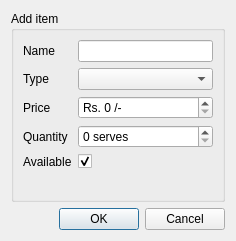
<?xml version="1.0" encoding="UTF-8"?>
<ui version="4.0">
 <class>add_dialog</class>
 <widget class="QDialog" name="add_dialog">
  <property name="geometry">
   <rect>
    <x>0</x>
    <y>0</y>
    <width>236</width>
    <height>241</height>
   </rect>
  </property>
  <property name="minimumSize">
   <size>
    <width>232</width>
    <height>203</height>
   </size>
  </property>
  <property name="windowTitle">
   <string>Dialog</string>
  </property>
  <layout class="QVBoxLayout" name="verticalLayout">
   <item>
    <widget class="QGroupBox" name="group_box">
     <property name="title">
      <string>Add item</string>
     </property>
     <layout class="QFormLayout" name="formLayout">
      <item row="0" column="0">
       <widget class="QLabel" name="name_label">
        <property name="text">
         <string>Name</string>
        </property>
       </widget>
      </item>
      <item row="0" column="1">
       <widget class="QLineEdit" name="name"/>
      </item>
      <item row="1" column="1">
       <widget class="QComboBox" name="type">
        <property name="minimumSize">
         <size>
          <width>125</width>
          <height>0</height>
         </size>
        </property>
        <property name="currentText">
         <string>Breakfast</string>
        </property>
        <property name="placeholderText">
         <string>Select</string>
        </property>
        <item>
         <property name="text">
          <string>Breakfast</string>
         </property>
         <property name="icon">
          <iconset resource="../assets/icon_resource.qrc">
           <normaloff>:/Users/kevin/PycharmProjects/QuickBite/gui/assets/icons/icons/filter_breakfast.svg</normaloff>:/Users/kevin/PycharmProjects/QuickBite/gui/assets/icons/icons/filter_breakfast.svg</iconset>
         </property>
        </item>
        <item>
         <property name="text">
          <string>Lunch</string>
         </property>
         <property name="icon">
          <iconset resource="../assets/icon_resource.qrc">
           <normaloff>:/Users/kevin/PycharmProjects/QuickBite/gui/assets/icons/icons/filter_lunch.svg</normaloff>:/Users/kevin/PycharmProjects/QuickBite/gui/assets/icons/icons/filter_lunch.svg</iconset>
         </property>
        </item>
        <item>
         <property name="text">
          <string>Snacks</string>
         </property>
         <property name="icon">
          <iconset resource="../assets/icon_resource.qrc">
           <normaloff>:/Users/kevin/PycharmProjects/QuickBite/gui/assets/icons/icons/filter_snacks.svg</normaloff>:/Users/kevin/PycharmProjects/QuickBite/gui/assets/icons/icons/filter_snacks.svg</iconset>
         </property>
        </item>
        <item>
         <property name="text">
          <string>Soft Drinks</string>
         </property>
         <property name="icon">
          <iconset resource="../assets/icon_resource.qrc">
           <normaloff>:/Users/kevin/PycharmProjects/QuickBite/gui/assets/icons/icons/filter_softdrinks.svg</normaloff>:/Users/kevin/PycharmProjects/QuickBite/gui/assets/icons/icons/filter_softdrinks.svg</iconset>
         </property>
        </item>
        <item>
         <property name="text">
          <string>Beverages</string>
         </property>
         <property name="icon">
          <iconset resource="../assets/icon_resource.qrc">
           <normaloff>:/Users/kevin/PycharmProjects/QuickBite/gui/assets/icons/icons/filter_beverages.svg</normaloff>:/Users/kevin/PycharmProjects/QuickBite/gui/assets/icons/icons/filter_beverages.svg</iconset>
         </property>
        </item>
        <item>
         <property name="text">
          <string>Ice Cream</string>
         </property>
         <property name="icon">
          <iconset resource="../assets/icon_resource.qrc">
           <normaloff>:/Users/kevin/PycharmProjects/QuickBite/gui/assets/icons/icons/filter_icecream.svg</normaloff>:/Users/kevin/PycharmProjects/QuickBite/gui/assets/icons/icons/filter_icecream.svg</iconset>
         </property>
        </item>
       </widget>
      </item>
      <item row="2" column="0">
       <widget class="QLabel" name="price_label">
        <property name="text">
         <string>Price</string>
        </property>
       </widget>
      </item>
      <item row="2" column="1">
       <widget class="QSpinBox" name="price">
        <property name="sizePolicy">
         <sizepolicy hsizetype="Preferred" vsizetype="Preferred">
          <horstretch>0</horstretch>
          <verstretch>0</verstretch>
         </sizepolicy>
        </property>
        <property name="minimumSize">
         <size>
          <width>116</width>
          <height>0</height>
         </size>
        </property>
        <property name="suffix">
         <string> /-</string>
        </property>
        <property name="prefix">
         <string>Rs. </string>
        </property>
       </widget>
      </item>
      <item row="3" column="0">
       <widget class="QLabel" name="quantity_label">
        <property name="text">
         <string>Quantity</string>
        </property>
       </widget>
      </item>
      <item row="3" column="1">
       <widget class="QSpinBox" name="quantity">
        <property name="sizePolicy">
         <sizepolicy hsizetype="Preferred" vsizetype="Preferred">
          <horstretch>0</horstretch>
          <verstretch>0</verstretch>
         </sizepolicy>
        </property>
        <property name="minimumSize">
         <size>
          <width>116</width>
          <height>0</height>
         </size>
        </property>
        <property name="suffix">
         <string> serves</string>
        </property>
       </widget>
      </item>
      <item row="4" column="0">
       <widget class="QLabel" name="available_label">
        <property name="text">
         <string>Available</string>
        </property>
       </widget>
      </item>
      <item row="4" column="1">
       <widget class="QCheckBox" name="available">
        <property name="text">
         <string/>
        </property>
        <property name="checkable">
         <bool>true</bool>
        </property>
        <property name="checked">
         <bool>true</bool>
        </property>
       </widget>
      </item>
      <item row="1" column="0">
       <widget class="QLabel" name="type_label">
        <property name="text">
         <string>Type</string>
        </property>
       </widget>
      </item>
     </layout>
    </widget>
   </item>
   <item>
    <widget class="QDialogButtonBox" name="button_box">
     <property name="standardButtons">
      <set>QDialogButtonBox::Cancel|QDialogButtonBox::Ok</set>
     </property>
    </widget>
   </item>
  </layout>
 </widget>
 <resources>
  <include location="../assets/icon_resource.qrc"/>
 </resources>
 <connections>
  <connection>
   <sender>button_box</sender>
   <signal>accepted()</signal>
   <receiver>add_dialog</receiver>
   <slot>accept()</slot>
   <hints>
    <hint type="sourcelabel">
     <x>119</x>
     <y>182</y>
    </hint>
    <hint type="destinationlabel">
     <x>119</x>
     <y>101</y>
    </hint>
   </hints>
  </connection>
  <connection>
   <sender>button_box</sender>
   <signal>rejected()</signal>
   <receiver>add_dialog</receiver>
   <slot>reject()</slot>
   <hints>
    <hint type="sourcelabel">
     <x>119</x>
     <y>182</y>
    </hint>
    <hint type="destinationlabel">
     <x>119</x>
     <y>101</y>
    </hint>
   </hints>
  </connection>
 </connections>
</ui>
